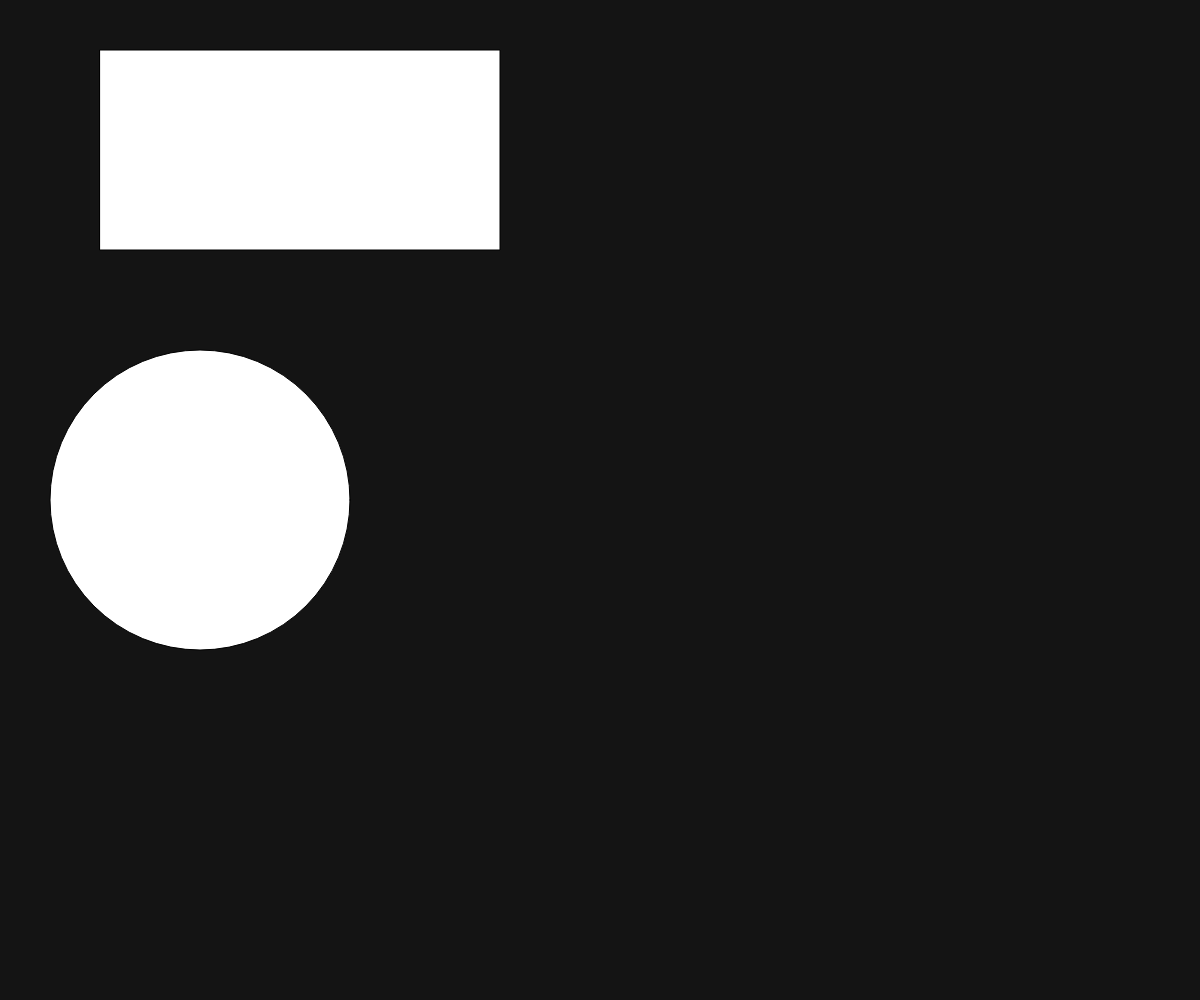
Frame 1 (no input)
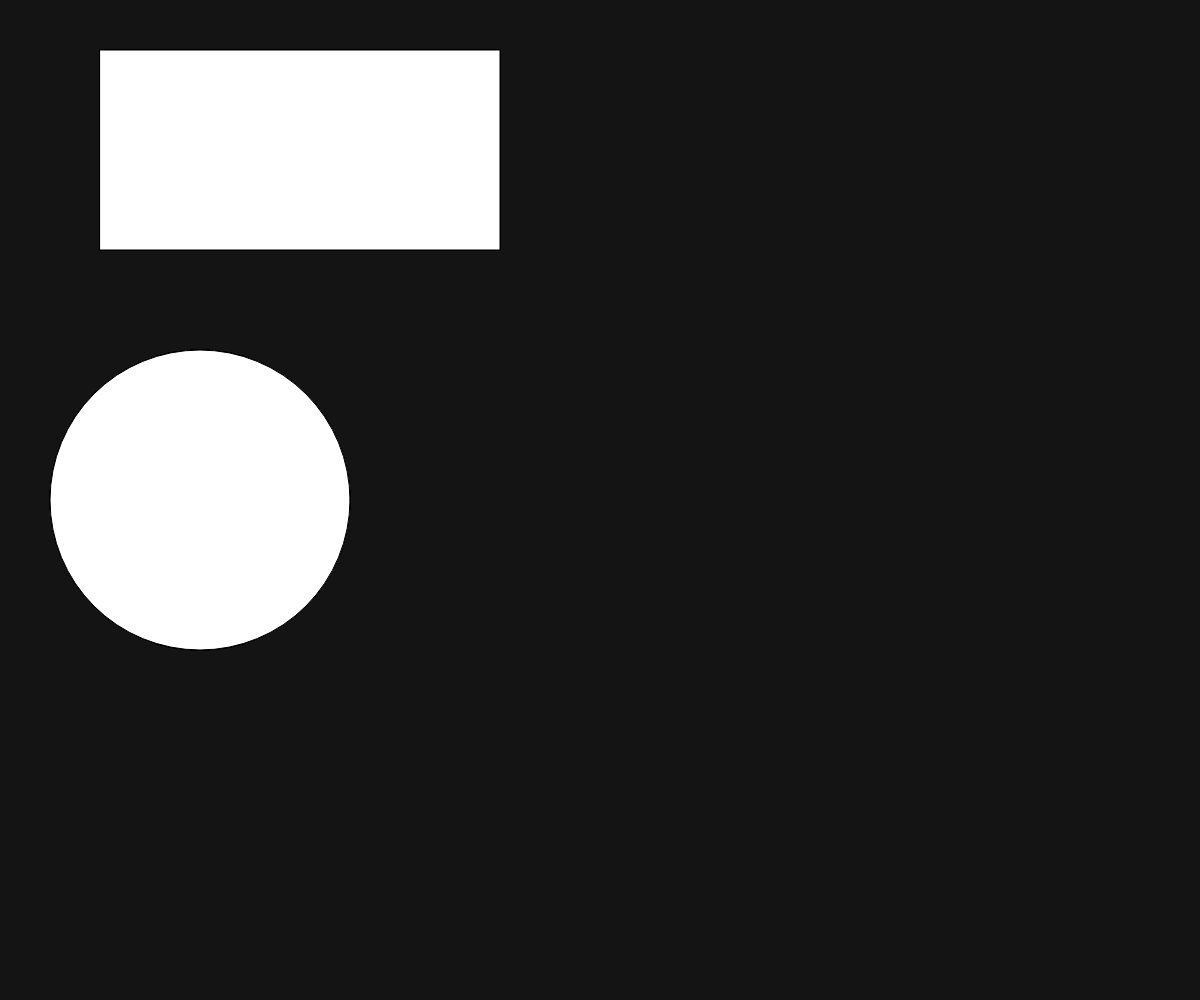
Frame 60 (no input)
Frame 120 (the mouse pressed at the canvas centre since frame 60): identical to frame 60, image omitted

The p5.js sketch that drew these frames (run headless with seeded random() and noise() and a simulated clock; from frame 60 on, the mouse is pressed at the canvas centre):

// p5.js sketch
// ── sketch.js
function setup() {
  createCanvas(windowWidth, windowHeight);
  background(20);
}

function draw() {
  rect(100, 50, 400, 200);

  ellipse(200, 500, 300);
}
